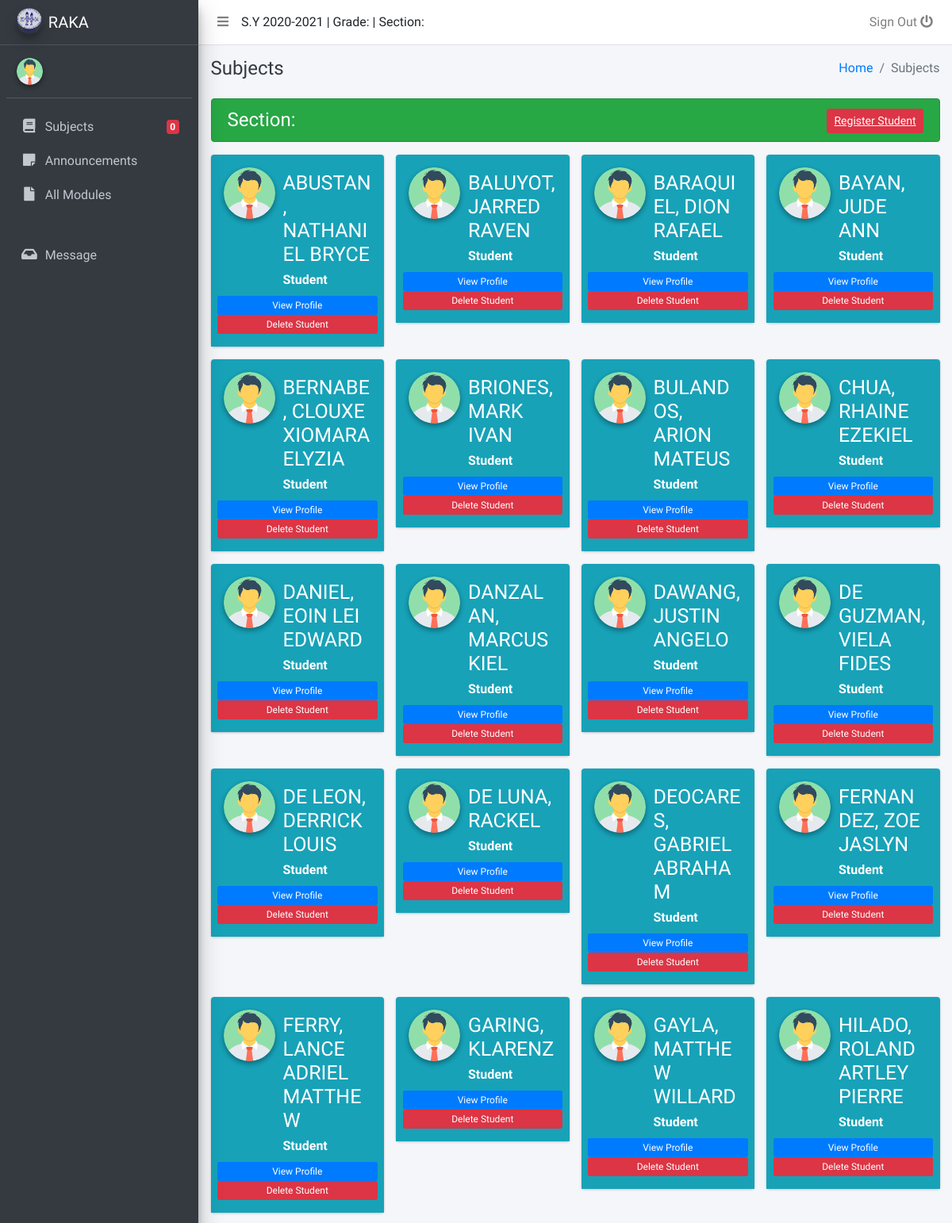
The app's page /pages/teacherstudents.php?subkey=6&seckey=170 (signed in, upper part) with its own data.
### tables this page shows
CREATE TABLE IF NOT EXISTS `tblschool_acadyear` (
  `sy_ayid` int(11) DEFAULT 0,
  `curriculumid` int(11) DEFAULT 0,
  `levelfrom` int(11) DEFAULT 0,
  `levelto` int(11) DEFAULT 0,
  `datefrom` date DEFAULT NULL,
  `dateto` date DEFAULT NULL,
  `description` varchar(255) DEFAULT '',
  `bday_ref` date DEFAULT NULL,
  `firtsdue_ref` date DEFAULT NULL
);

CREATE TABLE IF NOT EXISTS `portal_students` (
  `id` int(11) NOT NULL AUTO_INCREMENT,
  `studentId` varchar(50) NOT NULL,
  `gradeId` varchar(50) NOT NULL,
  `sectionid` varchar(50) NOT NULL,
  `subjectid` varchar(50) DEFAULT NULL,
  `TeacherId` varchar(50) NOT NULL,
  `studentstat` varchar(50) NOT NULL,
  `createdby` varchar(50) NOT NULL,
  PRIMARY KEY (`id`)
);

CREATE TABLE IF NOT EXISTS `portal_user_details` (
  `id` int(11) NOT NULL AUTO_INCREMENT,
  `userId` varchar(50) NOT NULL,
  `firstname` varchar(50) NOT NULL,
  `middlename` varchar(50) NOT NULL,
  `lastname` varchar(50) NOT NULL,
  `profile_pic` varchar(500) NOT NULL DEFAULT 'images\\profiles\\man.png',
  `contactNumber` varchar(20) NOT NULL,
  `email` varchar(100) DEFAULT NULL,
  `position` varchar(50) NOT NULL,
  `mothersname` varchar(50) NOT NULL,
  `motherscontactnumber` varchar(50) NOT NULL,
  `fathersname` varchar(50) NOT NULL,
  `fatherscontactnumber` varchar(50) NOT NULL,
  `createdby` varchar(50) NOT NULL,
  PRIMARY KEY (`id`)
);

### pages/teacherstudents.php (the view, shortened to what the rows shown need)
<?php
  if(isset($_SESSION['user_id'])){
    require 'teacher-header.php';
?>
  <?php require 'header.php'; ?>
  <div class="content-wrapper">
    <div class="content-header">
    </div>
    <section class="content">
      <div class="container-fluid">
          <?php
            if(isset($_GET['subkey'])){
              $subjectsdetails = $func->mystudents($_GET['seckey']);
              ?>
              <div class="row">
              <?php
              if($subjectsdetails->num_rows > 0){
                while($subdesc = $subjectsdetails->fetch_assoc()){
              ?>
              <div class="col-md-3">
                <div class="card card-widget widget-user-2">
                  <div class="widget-user-header bg-info">
                    <div class="widget-user-image">
                      <img class="img-circle elevation-2" src="../<?= $subdesc['profile_pic'] ?>" alt="User Avatar">
                    </div>
                    <h3 class="widget-user-username"><?= $subdesc['lastname'].', '.$subdesc['firstname'] ?></h3>
                    <label class="widget-user-desc"> Student </label>
                    <div class="row">
                      <a href="studentProfile.php?studKey=<?= $subdesc['userId'] ?>" class="btn btn-xs btn-primary col-12"> View Profile </a>
                      <a href="?subkey=<?=$_GET['subkey']?>&seckey=<?=$_GET['seckey']?>&delKey=<?= $subdesc['userId'] ?>" class="btn btn-xs btn-danger col-12"> Delete Student </a>
                    </div>
                  </div>
                </div>
              </div>
            <?php
                }
              } else {
          ?>
            <h3 class="col-12 alert alert-sm alert-info text-center"> No student assigned for this class </h3>
          <?php
            }
          } else {
            echo '<script>alert("No Subject Assigned");location.href="../"</script>';
        ?>
          }
        <?php } ?>
        </div>
      </div><hr>
    </section>
  </div>
</div>
<?php
  require 'footer.php';
  }
?>

### pages/header.php (shortened to what the rows shown need)
<!DOCTYPE html>
<html>
<head>
  <link rel="stylesheet" href="../plugins/fontawesome-free/css/all.min.css">
  <link rel="stylesheet" href="https://code.ionicframework.com/ionicons/2.0.1/css/ionicons.min.css">
  <link rel="stylesheet" href="../plugins/datatables-bs4/css/dataTables.bootstrap4.css">
  <link rel="stylesheet" href="../plugins/tempusdominus-bootstrap-4/css/tempusdominus-bootstrap-4.min.css">
  <link rel="stylesheet" href="../plugins/icheck-bootstrap/icheck-bootstrap.min.css">
  <link rel="stylesheet" href="../plugins/jqvmap/jqvmap.min.css">
  <link rel="stylesheet" href="../dist/css/adminlte.min.css">
  <link rel="stylesheet" href="../plugins/overlayScrollbars/css/OverlayScrollbars.min.css">
  <link rel="stylesheet" href="../plugins/select2/css/select2.min.css">
  <link rel="stylesheet" href="../plugins/select2-bootstrap4-theme/select2-bootstrap4.min.css">
  <link rel="stylesheet" href="../plugins/bootstrap4-duallistbox/bootstrap-duallistbox.min.css">
  <link rel="stylesheet" href="../plugins/daterangepicker/daterangepicker.css">
  <link rel="stylesheet" href="../plugins/summernote/summernote-bs4.css">
  <link rel="stylesheet" href="../css/added-styles.css">
</head>
<body class="hold-transition sidebar-mini layout-fixed">
<div class="wrapper">
  <?php
    if($_SESSION['access'] == 1){
  ?>
    <nav class="main-header navbar navbar-expand navbar-white navbar-light">
      <ul class="navbar-nav">
        <li class="nav-item">
          <a class="nav-link" data-widget="pushmenu" href="#"><i class="fas fa-bars"></i></a>
        </li>
        <!--<li class="nav-item d-none d-sm-inline-block">
          <a href="index3.html" class="nav-link">Home</a>
        </li>
        <li class="nav-item d-none d-sm-inline-block">
          <a href="#" class="nav-link">Contact</a>
        </li>-->
      </ul>
      <!--<form class="form-inline ml-3">
        <div class="input-group input-group-sm">
          <input class="form-control form-control-navbar" type="search" placeholder="Search" aria-label="Search">
          <div class="input-group-append">
            <button class="btn btn-navbar" type="submit">
              <i class="fas fa-search"></i>
            </button>
          </div>
        </div>
      </form>-->
      <?= $syear ?>
      <ul class="navbar-nav ml-auto">
        <li class="nav-item dropdown">
          <!--<a class="nav-link" data-toggle="dropdown" href="#">
            <i class="far fa-comments"></i>
            <span class="badge badge-danger navbar-badge">3</span>
          </a>-->
          <!--<div class="dropdown-menu dropdown-menu-lg dropdown-menu-right">
            <a href="#" class="dropdown-item">
              <!--<div class="media">
                <img src="dist/img/user1-128x128.jpg" alt="User Avatar" class="img-size-50 mr-3 img-circle">
                <div class="media-body">
                  <h3 class="dropdown-item-title">
                    Brad Diesel
                    <span class="float-right text-sm text-danger"><i class="fas fa-star"></i></span>
                  </h3>
                  <p class="text-sm">Call me whenever you can...</p>
                  <p class="text-sm text-muted"><i class="far fa-clock mr-1"></i> 4 Hours Ago</p>
                </div>
              </div>
            </a>
            <!--<div class="dropdown-divider"></div>
            <a href="#" class="dropdown-item">
              <!--<div class="media">
                <img src="dist/img/user8-128x128.jpg" alt="User Avatar" class="img-size-50 img-circle mr-3">
                <div class="media-body">
                  <h3 class="dropdown-item-title">
                    John Pierce
                    <span class="float-right text-sm text-muted"><i class="fas fa-star"></i></span>
                  </h3>
                  <p class="text-sm">I got your message bro</p>
                  <p class="text-sm text-muted"><i class="far fa-clock mr-1"></i> 4 Hours Ago</p>
                </div>
              </div>
            <!--</a>
            <div class="dropdown-divider"></div>
            <a href="#" class="dropdown-item">
              <!--<div class="media">
                <img src="dist/img/user3-128x128.jpg" alt="User Avatar" class="img-size-50 img-circle mr-3">
                <div class="media-body">
                  <h3 class="dropdown-item-title">
                    Nora Silvester
                    <span class="float-right text-sm text-warning"><i class="fas fa-star"></i></span>
                  </h3>
                  <p class="text-sm">The subject goes here</p>
                  <p class="text-sm text-muted"><i class="far fa-clock mr-1"></i> 4 Hours Ago</p>
                </div>
              </div>
            <!--</a>
            <div class="dropdown-divider"></div>
            <a href="#" class="dropdown-item dropdown-footer">See All Messages</a>
          </div>
        </li>
        <li class="nav-item dropdown">
          <!--<a class="nav-link" data-toggle="dropdown" href="#">
            <i class="far fa-bell"></i>
            <span class="badge badge-warning navbar-badge">15</span>
          </a>-->
          <!--<div class="dropdown-menu dropdown-menu-lg dropdown-menu-right">
            <span class="dropdown-item dropdown-header">15 Notifications</span>
            <div class="dropdown-divider"></div>
            <a href="#" class="dropdown-item">
              <i class="fas fa-envelope mr-2"></i> 4 new messages
              <span class="float-right text-muted text-sm">3 mins</span>
            </a>
            <div class="dropdown-divider"></div>
            <a href="#" class="dropdown-item">
              <i class="fas fa-users mr-2"></i> 8 friend requests
              <span class="float-right text-muted text-sm">12 hours</span>
            </a>
            <div class="dropdown-divider"></div>
            <a href="#" class="dropdown-item">
              <i class="fas fa-file mr-2"></i> 3 new reports
              <span class="float-right text-muted text-sm">2 days</span>
            </a>
            <div class="dropdown-divider"></div>
            <a href="#" class="dropdown-item dropdown-footer">See All Notifications</a>
          </div>
        </li>
        <li class="nav-item">
          <a class="nav-link" data-widget="control-sidebar" data-slide="true" href="#">
            <i class="fas fa-th-large"></i>
          </a>
        </li>-->
        <li class="nav-item logout">
          <a class="nav-link" onclick="logout()" title="logout">
            Sign Out <i class="fas fa-power-off"></i>
          </a>
        </li>
      </ul>
    </nav>
    <aside class="main-sidebar sidebar-dark-primary elevation-4">
      <a class="brand-link text-white">
        <img src="../images/school.logo.png" alt="School Logo" class="brand-image img-circle elevation-3"
             style="opacity: .8">
        <span class="brand-text font-weight-light">RAKA</span>
      </a>
      <div class="sidebar">
        <div class="user-panel mt-3 pb-3 mb-3 d-flex">
          <div class="image">
            <img src="../images/profiles/man.png" class="img-circle elevation-2" alt="User Image">
          </div>
          <div class="info">
            <a href="profiles.php" class="d-block"><?= $fullname ?></a>
          </div>
        </div>
        <nav class="mt-2">
          <ul class="nav nav-pills nav-sidebar flex-column" data-widget="treeview" role="menu" data-accordion="false">
            <!-- Add icons to the links using the .nav-icon class
                 with font-awesome or any other icon font library -->
            <li class="nav-item">
              <a href="../pages/" class="nav-link">
                <i class="nav-icon fas fa-users"></i>
                <p>
                  Class
                </p>
              </a>
            </li>
            <li class="nav-item">
              <a href="teacherquizzes.php" class="nav-link">
                <i class="nav-icon fas fa-book"></i>
                <p>
                  Quiz
                </p>
              </a>
            </li>
            <li class="nav-item">
              <a href="teacherpertask.php" class="nav-link">
                <i class="nav-icon fas fa-book"></i>
                <p>
                  Perfomance Task
                </p>
              </a>
            </li>
            <!--<li class="nav-item">
              <a href="add-student.php" class="nav-link">
                <i class="nav-icon fas fa-user-plus"></i>
                <p>
                  Add Student
                </p>
              </a>
            </li>-->
            <!--<li class="nav-item">
              <a href="subjects.php" class="nav-link">
                <i class="nav-icon fas fa-book"></i>
                <p>
                  Subjects
                  <span class="right badge badge-danger"><?= $subcount ?></span>
                </p>
              </a>
            </li>-->
            <!--<li class="nav-item">
              <a href="add-subject.php" class="nav-link">
                <i class="nav-icon fas fa-book-medical"></i>
                <p>
                  Add Subject
                </p>
              </a>
            </li>-->
            <li class="nav-item">
              <a href="add-announcements.php" class="nav-link">
                <i class="nav-icon fas fa-sticky-note"></i>
                <p>
                  Announcements
                </p>
              </a>
            </li><hr>
            <li class="nav-item">
              <a href="messages.php" class="nav-link">
                <i class="nav-icon fas fa-inbox"></i>
                <p>
                  Message
                </p>
              </a>
            </li>
          </ul>
        </nav>
      </div>
    </aside>
<?php  } else { ?>
    <nav class="main-header navbar navbar-expand navbar-white navbar-light">
      <ul class="navbar-nav">
        <li class="nav-item">
          <a class="nav-link" data-widget="pushmenu" href="#"><i class="fas fa-bars"></i></a>
        </li>
      </ul>
      <?= $syear ?> | Grade: <?= $glevel ?> | Section: <?= $slevel ?>
      <ul class="navbar-nav ml-auto">
        <li class="nav-item dropdown">
        <li class="nav-item dropdown">
        <li class="nav-item logout">
          <a class="nav-link" onclick="logout()" title="logout">
            Sign Out <i class="fas fa-power-off"></i>
          </a>
        </li>
      </ul>
    </nav>
    <aside class="main-sidebar sidebar-dark-primary elevation-4">
      <a class="brand-link text-white">
        <img src="../images/school.logo.png" alt="School Logo" class="brand-image img-circle elevation-3"
             style="opacity: .8">
        <span class="brand-text font-weight-light">RAKA</span>
      </a>
      <div class="sidebar">
        <div class="user-panel mt-3 pb-3 mb-3 d-flex">
          <div class="image">
            <img src="../images/profiles/man.png" class="img-circle elevation-2" alt="User Image">
          </div>
          <div class="info">
          </div>
        </div>
        <nav class="mt-2">
          <ul class="nav nav-pills nav-sidebar flex-column" data-widget="treeview" role="menu" data-accordion="false">
            <li class="nav-item">
              <a href="studentsubjects.php" class="nav-link">
                <i class="nav-icon fas fa-book"></i>
                <p>
                  Subjects
                  <span class="right badge badge-danger"><?= $subcount ?></span>
                </p>
              </a>
            </li>
            <li class="nav-item">
              <a href="announcements.php" class="nav-link">
                <i class="nav-icon fas fa-sticky-note"></i>
                <p>
                  Announcements
                </p>
              </a>
            </li>
            <li class="nav-item">
              <a href="all-student-modules.php" class="nav-link">
                <i class="nav-icon fas fa-file"></i>
                <p>
                  All Modules
                </p>
              </a>
            </li><hr>
            <li class="nav-item">
              <a href="messages.php" class="nav-link">
                <i class="nav-icon fas fa-inbox"></i>
                <p>
                  Message
                </p>
              </a>
            </li>
          </ul>
        </nav>
      </div>
    </aside>
<?php } ?>

### records on screen
tblschool_acadyear: description "S.Y 2020-2021"
portal_students: portal_user_details.lastname "ABUSTAN", portal_user_details.firstname "NATHANIEL BRYCE"
portal_students: portal_user_details.lastname "BALUYOT", portal_user_details.firstname "JARRED RAVEN"
portal_students: portal_user_details.lastname "BARAQUIEL", portal_user_details.firstname "DION RAFAEL"
portal_students: portal_user_details.lastname "BAYAN", portal_user_details.firstname "JUDE ANN"
portal_students: portal_user_details.lastname "BERNABE", portal_user_details.firstname "CLOUXE XIOMARA ELYZIA"
portal_students: portal_user_details.lastname "BRIONES", portal_user_details.firstname "MARK IVAN"
portal_students: portal_user_details.lastname "BULANDOS", portal_user_details.firstname "ARION MATEUS"
portal_students: portal_user_details.lastname "CHUA", portal_user_details.firstname "RHAINE EZEKIEL"
portal_students: portal_user_details.lastname "DANIEL", portal_user_details.firstname "EOIN LEI EDWARD"
portal_students: portal_user_details.lastname "DANZALAN", portal_user_details.firstname "MARCUS KIEL"
portal_students: portal_user_details.lastname "DAWANG", portal_user_details.firstname "JUSTIN ANGELO"
portal_students: portal_user_details.lastname "DE GUZMAN", portal_user_details.firstname "VIELA FIDES"
portal_students: portal_user_details.lastname "DE LEON", portal_user_details.firstname "DERRICK LOUIS"
portal_students: portal_user_details.lastname "DE LUNA", portal_user_details.firstname "RACKEL"
portal_students: portal_user_details.lastname "DEOCARES", portal_user_details.firstname "GABRIEL ABRAHAM"
portal_students: portal_user_details.lastname "FERNANDEZ", portal_user_details.firstname "ZOE JASLYN"
portal_students: portal_user_details.lastname "FERRY", portal_user_details.firstname "LANCE ADRIEL MATTHEW"
portal_students: portal_user_details.lastname "GARING", portal_user_details.firstname "KLARENZ"
portal_students: portal_user_details.lastname "GAYLA", portal_user_details.firstname "MATTHEW WILLARD"
portal_students: portal_user_details.lastname "HILADO", portal_user_details.firstname "ROLAND ARTLEY PIERRE"

### other values on screen
$subcount "0"
